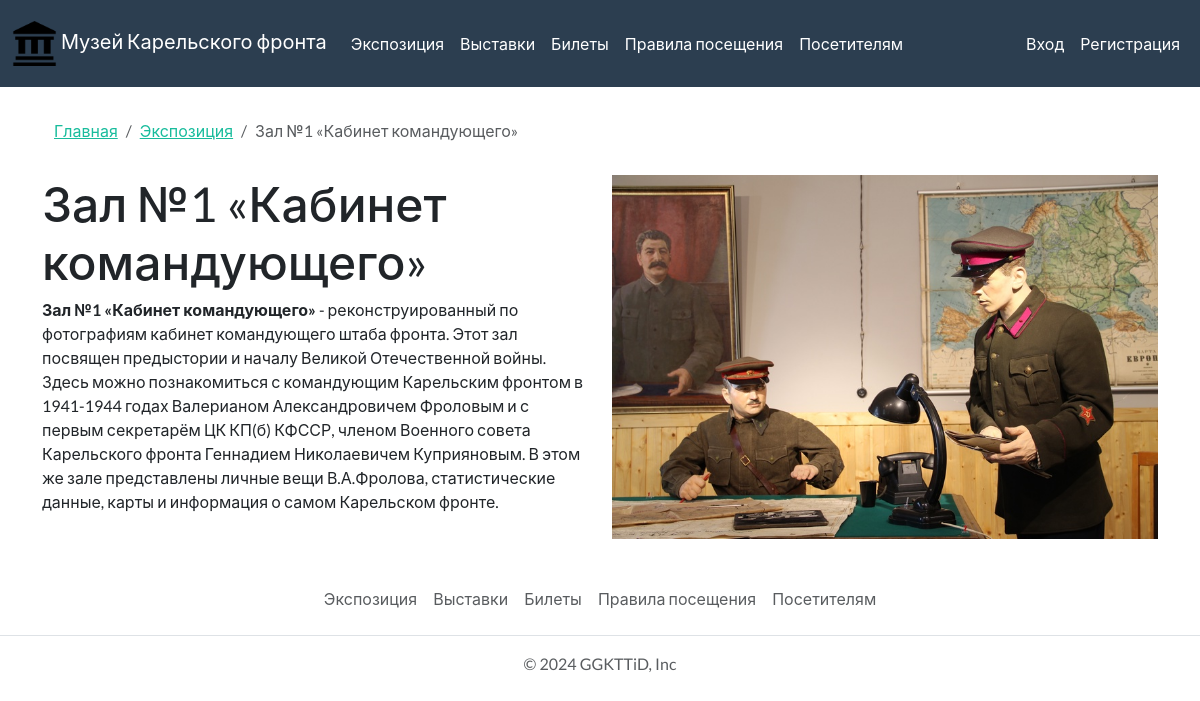
Screenshot of /exposition/1 with the database file from the repository.
### app.py (models this page shows, shortened)
class Expositions(db.Model):
    id = db.Column(db.Integer,primary_key=True)
    title = db.Column(db.String(100))
    text = db.Column(db.Text)
    image_name = db.Column(db.String(100))

### app.py (the view, shortened to what this page needs)
@app.route('/exposition/<int:id>', methods=['GET', 'POST'])
def exposition(id):
    exposition = Expositions.query.get(id)
    return render_template("exposition.html",exposition=exposition)

### app.py (called while the page is built)
@app.context_processor
def inject_user():
    def get_user_name():
        if 'name' in session:
            return Users.query.filter_by(email=session['name']).first()
    return dict(active_user=get_user_name())

### templates/exposition.html (shortened to what this page needs)
{% extends 'base.html' %}  {% block main %}
<div class="container my-3">
  <main>
    <ol class="breadcrumb py-3">
      <li class="breadcrumb-item"><a href="/">Главная</a></li>
      <li class="breadcrumb-item"><a href="/expositions">Экспозиция</a> </li>
      <li class="breadcrumb-item active">{{exposition.title}}</li>
    </ol>
    <div class="row row-cols-2">
      <div class="col">
        <h1>{{exposition.title}}</h1>
        {% autoescape false %} {{exposition.text}} {% endautoescape %}
      </div>
      <div class="col">
        <img
          src="../static/img/upload/{{exposition.image_name}}"
          alt=""
          class="img-fluid"
        />
      </div>
    </div>
  </main>
</div>
{% endblock %}

### rows the page displays
Expositions: title "Зал №1 «Кабинет командующего»", text "Зал №1 «Кабинет командующего» - реконструированный по фотографиям кабинет командующего штаба фронта. Этот зал посвящен предыстории и началу Великой Отечественной войны. Здесь можно познакомиться с командующим Карельским фронтом в 1941-1944 годах Валерианом Александровичем Фроловым и с первым секретарём ЦК КП(б) КФССР, членом Военного совета Карельского фронта Геннадием Николаевичем Куприяновым. В этом же зале представлены личные вещи В.А.Фролова, статистические данные, карты и информация о самом Карельском фронте.", image_name (picture)
